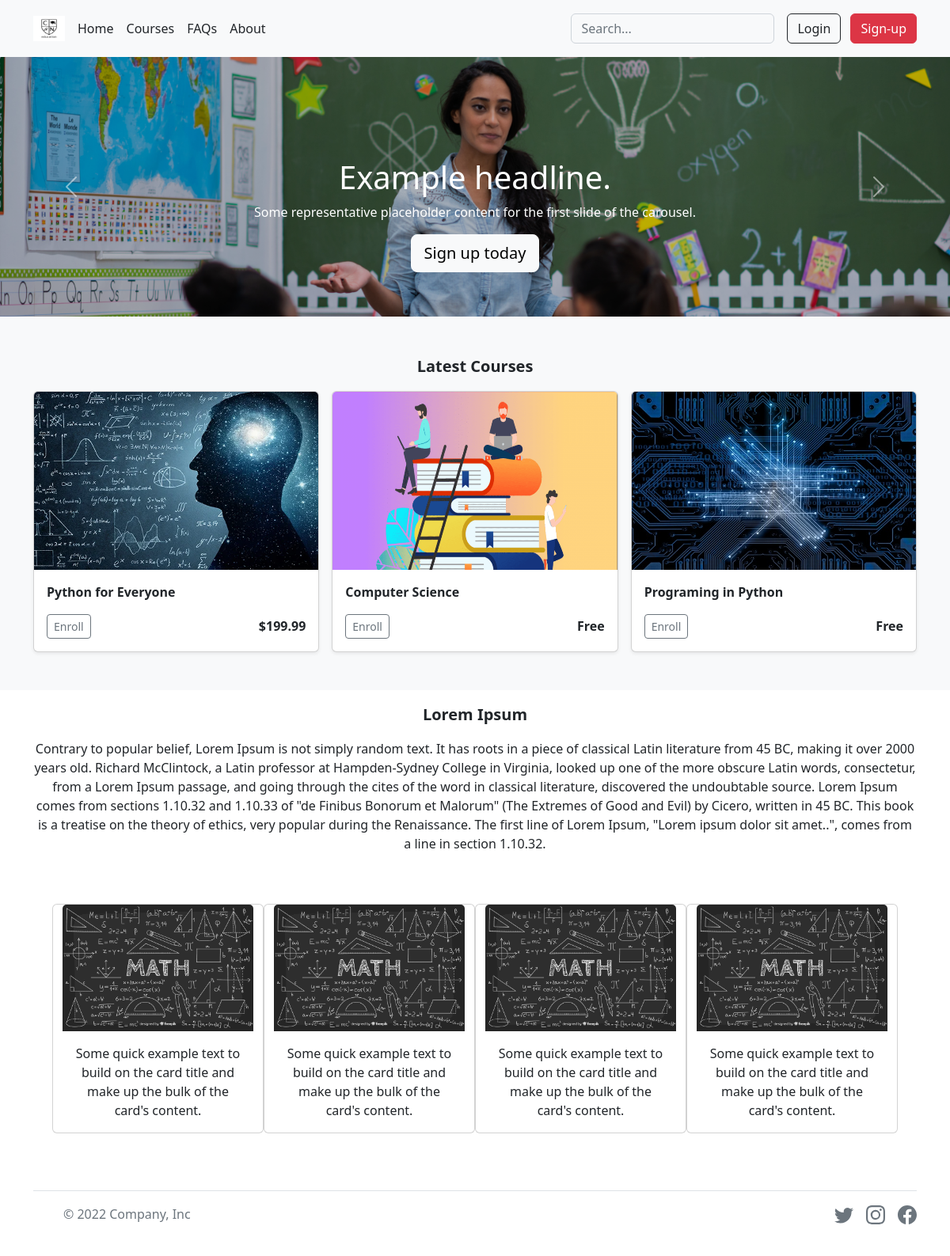
The page / on the database its author committed.
### tables this page shows
CREATE TABLE 'courses' (id INTEGER PRIMARY KEY AUTOINCREMENT NOT NULL,'price' NUMERIC NOT NULL, name TEXT NOT NULL);

### app.py (the view)
@app.route("/")
def index():
    courses = db.execute("SELECT * FROM courses ORDER BY id DESC LIMIT 3")
    return render_template("index.html", ids = courses)

### app.py (called while the page is built)
@app.after_request
def after_request(response):
    response.headers["Cache-Control"] = "no-cache, no-store, must-revalidate"
    response.headers["Expires"] = 0
    response.headers["Pragma"] = "no-cache"
    return response

### templates/index.html (shortened to what this page needs)
{% extends "layout.html" %}
{% block main %}
<div id="carousel" class="carousel slide" data-bs-ride="carousel">
    <div class="carousel-inner">
      <div class="carousel-item active" data-bs-interval="5000">
        <img class="img-fluid bd-placeholder-img bd-placeholder-img-lg d-block w-100" src="../static/images/carousel/car1.png" role="img" aria-label="Placeholder: First slide" preserveAspectRatio="xMidYMid slice" focusable="false"><title>Placeholder</title><rect width="100%" height="100%" fill="#777"></rect></img>
        <div class="carousel-caption">
          <h1>Example headline.</h1>
          <p>Some representative placeholder content for the first slide of the carousel.</p>
          <p><a class="btn btn-lg btn-light" href="#">Sign up today</a></p>
        </div>
      </div>
    </div>
    <button class="carousel-control-prev" type="button" data-bs-target="#carousel" data-bs-slide="prev">
      <span class="carousel-control-prev-icon" aria-hidden="true"></span>
    </button>
    <button class="carousel-control-next" type="button" data-bs-target="#carousel" data-bs-slide="next">
      <span class="carousel-control-next-icon" aria-hidden="true"></span>
    </button>
  </div>
{% if ids %}
  <div class="album py-5 bg-light">
    <div class="container">
      <p class="text-center fs-5 fw-semibold">Latest Courses</p>
      <div class="row row-cols-1 row-cols-sm-2 row-cols-md-3 g-3">
        {% for id in ids %}
        <form action="/info" method="get">
        <div class="col">
          <div class="card shadow-sm">
            <img src="../static/images/courses/{{ id.id }}.png" class="bd-placeholder-img card-img-top" width="100%" height="225" alt="...">
            <div class="card-body">
              <p class="card-text fw-bold">{{ id.name }}</p>
              <div class="d-flex justify-content-between align-items-center">
                <div class="btn-group">
                  <button class="btn btn-sm btn-outline-secondary" id="id" name="id" value="{{ id.id }}">Enroll</a>
                </div>
                <small class="fs-6 fw-semibold">{% if id.price == 0 %}Free{% else %}${{ id.price }}{% endif %}</small>
              </div>
            </div>
          </div>
        </div>
      </form>
        {% endfor %}
      </div>
    </div>
  </div>
{% endif %}
<div class="container text-center">
  <p class="fs-5 fw-semibold">Lorem Ipsum</p>
  <p>Contrary to popular belief, Lorem Ipsum is not simply random text. It has roots in a piece of classical Latin literature from 45 BC, making it over 2000 years old. Richard McClintock, a Latin professor at Hampden-Sydney College in Virginia, looked up one of the more obscure Latin words, consectetur, from a Lorem Ipsum passage, and going through the cites of the word in classical literature, discovered the undoubtable source. Lorem Ipsum comes from sections 1.10.32 and 1.10.33 of "de Finibus Bonorum et Malorum" (The Extremes of Good and Evil) by Cicero, written in 45 BC. This book is a treatise on the theory of ethics, very popular during the Renaissance. The first line of Lorem Ipsum, "Lorem ipsum dolor sit amet..", comes from a line in section 1.10.32.</p>
  <div class="album py-5">
  <div class="container">
  <div class="row row-cols-1 row-cols-sm-2  px-4  row-cols-md-4 g-4">
  <div class="card">
    <img src="../static/images/courses/1.png" class="card-img-top" alt="...">
    <div class="card-body">
      <p class="card-text">Some quick example text to build on the card title and make up the bulk of the card's content.</p>
    </div>
  </div>
  <div class="card" >
    <img src="../static/images/courses/1.png" class="card-img-top" alt="...">
    <div class="card-body">
      <p class="card-text">Some quick example text to build on the card title and make up the bulk of the card's content.</p>
    </div>
  </div>
  <div class="card">
    <img src="../static/images/courses/1.png" class="card-img-top" alt="...">
    <div class="card-body">
      <p class="card-text">Some quick example text to build on the card title and make up the bulk of the card's content.</p>
    </div>
  </div>
  <div class="card">
    <img src="../static/images/courses/1.png" class="card-img-top" alt="...">
    <div class="card-body">
      <p class="card-text">Some quick example text to build on the card title and make up the bulk of the card's content.</p>
    </div>
  </div>
  </div>
  </div>
  </div>
</div>
{% endblock %}

### rows shown on the page
courses: shows a picture, name "Python for Everyone", {{ id.id }} 4 (drawn), price "199.99"
courses: shows a picture, name "Computer Science", {{ id.id }} 3 (drawn), price "Free"
courses: shows a picture, name "Programing in Python", {{ id.id }} 2 (drawn), price "Free"
